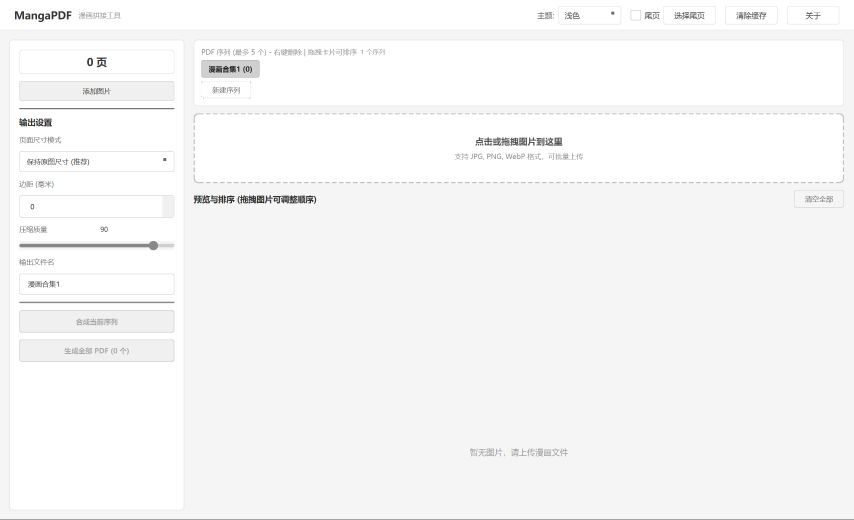
#> input picture img/1.png, 2560 x 1560 px (shown at 1/3 size)
$ python -i image_processor.py   (imports and definitions only)
#> lines starting #> are read from the running program, lines starting #| are printed output that depends on the picture
"""
图片处理模块 - 智能裁剪版
"""

import io
from PIL import Image
from typing import Tuple, Optional


class ImageProcessor:
    """图片处理器"""

    # [26 lines left out: functions load_image, get_image_dimensions, not called in this run]

    @staticmethod
    def create_thumbnail(filepath: str, max_width: int = 300) -> Optional[bytes]:
        """
        创建缩略图
        - 宽度固定
        - 高度限制最大值（裁剪），避免长条漫过长
        - 保证内容清晰度（"放大"效果）
        """
#> called with filepath = '../img/1.png', max_width = 300
        try:
            with Image.open(filepath) as img:
#> img is the input picture: PIL image 2560x1560 RGBA; mean R, G, B, A 246.8, 246.8, 246.8, 255
                orig_w, orig_h = img.size
#> orig_w = 2560; orig_h = 1560

                # 目标宽度
                target_w = max_width
                # 计算按宽度缩放后的高度
                scale = target_w / orig_w
#> scale = 0.117
                target_h = int(orig_h * scale)
#> target_h = 182

                # 限制最大高度（例如宽度的2倍），超过则裁剪顶部
                # 这样长条漫会显示顶部内容，且宽度填满，看起来是"放大"的
                max_h = int(target_w * 1.6)

                # 缩放
                if target_h > max_h:
                    # 如果太长，先按宽度缩放
                    img = img.resize((target_w, target_h), Image.Resampling.LANCZOS)
                    # 然后裁剪顶部区域
                    img = img.crop((0, 0, target_w, max_h))
                else:
                    # 正常缩放
                    img = img.resize((target_w, target_h), Image.Resampling.LANCZOS)
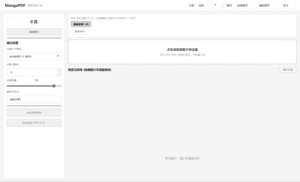
#> img: PIL image 300x182 RGBA; mean R, G, B, A 246.8, 246.8, 246.8, 255

                # 转换为RGB
                if img.mode in ('RGBA', 'P', 'LA'):
                    background = Image.new('RGB', img.size, (255, 255, 255))
#> background: PIL image 300x182 RGB; every value is 255
                    if img.mode == 'P':
                        img = img.convert('RGBA')
                    background.paste(img, mask=img.split()[-1] if 'A' in img.mode else None)
                    img = background
                elif img.mode != 'RGB':
                    img = img.convert('RGB')

                # 保存
                buffer = io.BytesIO()
                img.save(buffer, format='JPEG', quality=90, optimize=True)
                return buffer.getvalue()
        except Exception as e:
            print(f"创建缩略图失败: {filepath}, 错误: {e}")
            return None

    # [20 lines left out: function compress_image, not called in this run]

>>> result = ImageProcessor().create_thumbnail('../img/1.png')
